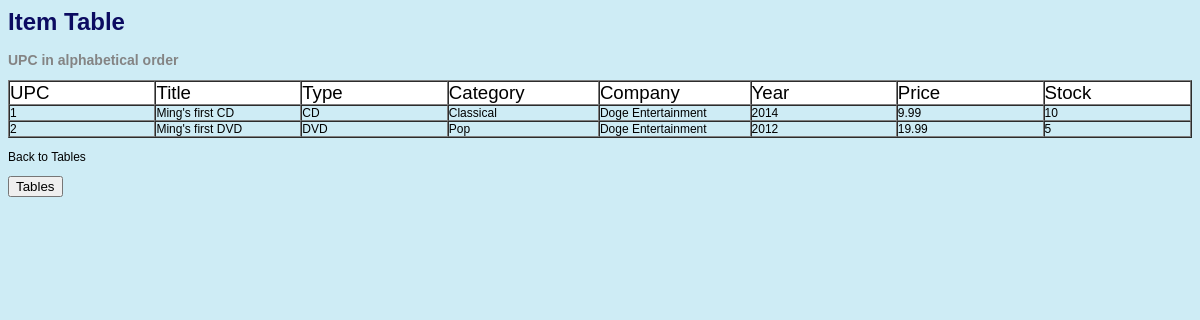
The app's page /tables/itemtable.php, older data.
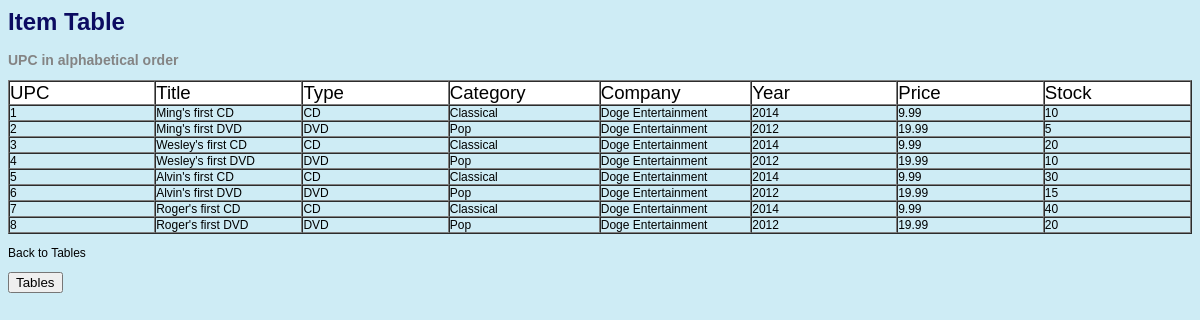
The same page, newer data.
### tables this page shows
CREATE TABLE item(
upc char(30) not null,
Title char(30) not null,
Type enum("CD" , "DVD") not null,
Category enum("Rock", "Pop", "Rap", "Country", "Classical", "New age", "Instrumental") not null,
Company char(30) not null, 
Year year not null,
Price char(30) not null, 
Stock char(30) not null,
PRIMARY KEY(upc));

### tables/itemtable.php (the view, shortened to what this page needs)
<html>
<head>
<link href="bookbiz.css" rel="stylesheet" type="text/css">
<body>
<h1>Item Table</h1>
<?php
	$connection = new mysqli("dbserver.ugrad.cs.ubc.ca", "j4n8", "a29454113", "j4n8");
?>
<h2>UPC in alphabetical order</h2>
<table border=1 cellpadding=0 cellspacing=0>
<tbody>
<tr valign=center>
<td class=rowheader>UPC</td>
<td class=rowheader>Title</td>
<td class=rowheader>Type</td>
<td class=rowheader>Category</td>
<td class=rowheader>Company</td>
<td class=rowheader>Year</td>
<td class=rowheader>Price</td>
<td class=rowheader>Stock</td>
</tr>
<?php
	if (!$result = $connection->query("SELECT upc, title, type, category, company, year, price, stock FROM item ORDER BY upc")) {
        die('There was an error running the query [' . $db->error . ']');
    }
    while($row = $result->fetch_assoc()){
       echo "<tr><td>".$row['upc']."</td>";
       echo "<td>".$row['title']."</td>";
       echo "<td>".$row['type']."</td>";
	   echo "<td>".$row['category']."</td>";
	   echo "<td>".$row['company']."</td>";
	   echo "<td>".$row['year']."</td>";
	   echo "<td>".$row['price']."</td>";
	   echo "<td>".$row['stock']."</td></tr>";
    }
    echo "</tbody></table>";
?>
<p>Back to Tables</p>
<form method="POST" action="../tables.php">
<p><input type="submit" value="Tables" name="tables"></p>
</form>
</body>
</html>

Row changes from the older to the newer data that the page shows:
added item: upc "3", Title "Wesley's first CD", Type "CD", Category "Classical", Company "Doge Entertainment", Year "2014", Price "9.99", Stock "20"
added item: upc "4", Title "Wesley's first DVD", Type "DVD", Category "Pop", Company "Doge Entertainment", Year "2012", Price "19.99", Stock "10"
added item: upc "5", Title "Alvin's first CD", Type "CD", Category "Classical", Company "Doge Entertainment", Year "2014", Price "9.99", Stock "30"
added item: upc "6", Title "Alvin's first DVD", Type "DVD", Category "Pop", Company "Doge Entertainment", Year "2012", Price "19.99", Stock "15"
added item: upc "7", Title "Roger's first CD", Type "CD", Category "Classical", Company "Doge Entertainment", Year "2014", Price "9.99", Stock "40"
added item: upc "8", Title "Roger's first DVD", Type "DVD", Category "Pop", Company "Doge Entertainment", Year "2012", Price "19.99", Stock "20"
